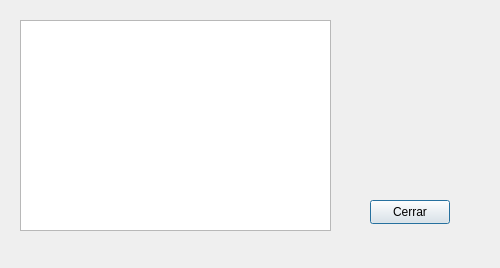
<?xml version="1.0" encoding="UTF-8"?>
<ui version="4.0">
 <class>ventanaListaUsuarios</class>
 <widget class="QDialog" name="ventanaListaUsuarios">
  <property name="geometry">
   <rect>
    <x>0</x>
    <y>0</y>
    <width>500</width>
    <height>268</height>
   </rect>
  </property>
  <property name="windowTitle">
   <string>Dialog</string>
  </property>
  <widget class="QTableWidget" name="tablaUsuarios">
   <property name="geometry">
    <rect>
     <x>20</x>
     <y>20</y>
     <width>311</width>
     <height>211</height>
    </rect>
   </property>
  </widget>
  <widget class="QPushButton" name="pushButton">
   <property name="geometry">
    <rect>
     <x>370</x>
     <y>200</y>
     <width>80</width>
     <height>24</height>
    </rect>
   </property>
   <property name="text">
    <string>Cerrar</string>
   </property>
  </widget>
 </widget>
 <resources/>
 <connections/>
</ui>
